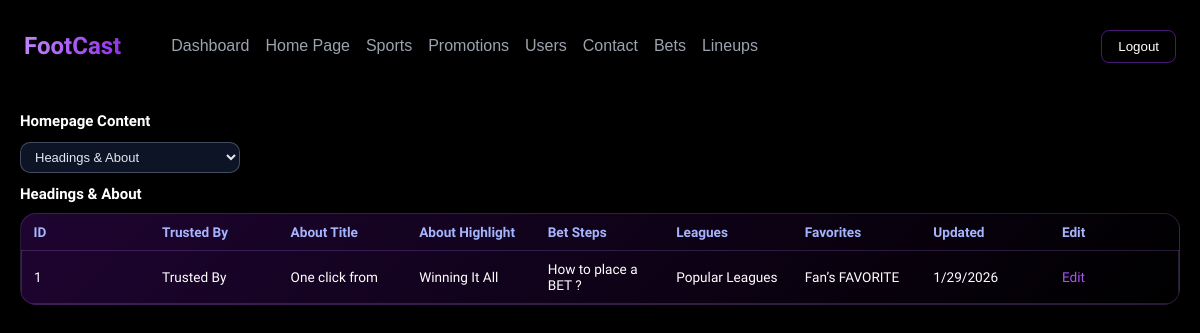
The page /admin-dashboard/homepage.php?section=sections (signed in) on the database its author committed.
### tables this page shows
CREATE TABLE `home_page_sections` (
  `id` int(11) NOT NULL,
  `trusted_by_title` varchar(120) NOT NULL,
  `about_title` varchar(180) NOT NULL,
  `about_highlight` varchar(120) NOT NULL,
  `about_body` text NOT NULL,
  `bet_steps_title` varchar(160) NOT NULL,
  `popular_leagues_title` varchar(120) NOT NULL,
  `favorites_title` varchar(120) NOT NULL,
  `created_at` timestamp NOT NULL DEFAULT current_timestamp(),
  `updated_at` timestamp NOT NULL DEFAULT current_timestamp() ON UPDATE current_timestamp()
);

### admin-dashboard/assets/includes/HomepageRepository.php (called while the page is built, shortened)
<?php
final class HomepageRepository{
    private mysqli $db;
    public function __construct(mysqli $db){
        $this->db = $db;
    }
    public function getSectionsRows(): array{
        $stmt = $this->db->prepare(
            'SELECT id, trusted_by_title, about_title, about_highlight, bet_steps_title, popular_leagues_title, favorites_title, updated_at
             FROM home_page_sections
             ORDER BY id DESC'
        );
        return $this->fetchAll($stmt);
    }
    private function fetchAll(?mysqli_stmt $stmt): array{
        $stmt->execute();
        $result = $stmt->get_result();
        $rows = [];
        if ($result) {
            while ($row = $result->fetch_assoc()) {
                $rows[] = $row;
            }
        }
        return $rows;
    }
}

### admin-dashboard/homepage.php (the view, shortened to what this page needs)
<?php
    require_once __DIR__ . '/assets/includes/HomepageRepository.php';
    $db = footcast_db();
    $homepageRepository = new HomepageRepository($db);
    $activeSection = isset($_GET['section']) ? (string) $_GET['section'] : '';
    $sectionsRows = $homepageRepository->getSectionsRows();
?>
<!DOCTYPE html>
<html lang="en">
<head>
    <link rel="stylesheet" href="../assets/css/style.css">
    <link rel="stylesheet" href="./assets/css/admin.css">
    <link rel="stylesheet" href="./assets/css/lineups.css">
</head>
<body>
    <?php include("./assets/php/header.php"); ?>
    <main class="admin-main">
        <section class="admin-section admin-section-active">
            <div class="admin-section-header">
                <div>
                    <h2>Homepage Content</h2>
                </div>
            </div>
            <div class="admin-filter-bar">
                <select class="admin-select" id="homepage-section-select">
                    <?php
                        $sectionOptions = [
                            'hero' => 'Hero',
                            'sections' => 'Headings & About',
                            'steps' => 'Bet Steps',
                            'banner' => 'Banner',
                            'leagues' => 'Leagues',
                            'favorites' => 'Favorites',
                        ];
                    ?>
                    <?php foreach ($sectionOptions as $value => $label): ?>
                        <option value="<?php echo htmlspecialchars($value, ENT_QUOTES, 'UTF-8'); ?>" <?php echo $activeSection === $value ? 'selected' : ''; ?>>
                            <?php echo htmlspecialchars($label, ENT_QUOTES, 'UTF-8'); ?>
                        </option>
                    <?php endforeach; ?>
                </select>
            </div>
            <div class="lineup-section<?php echo $activeSection === 'sections' ? ' is-active' : ''; ?>" data-section="sections">
                <div class="admin-section-header">
                    <div>
                        <h2>Headings & About</h2>
                    </div>
                </div>
                <div class="admin-table-wrapper">
                    <table class="admin-table">
                        <thead>
                            <tr>
                                <th>ID</th>
                                <th>Trusted By</th>
                                <th>About Title</th>
                                <th>About Highlight</th>
                                <th>Bet Steps</th>
                                <th>Leagues</th>
                                <th>Favorites</th>
                                <th>Updated</th>
                                <th>Edit</th>
                            </tr>
                        </thead>
                        <tbody>
                            <?php if (empty($sectionsRows)): ?>
                                <tr>
                                    <td colspan="9" class="admin-empty-cell">No section rows found.</td>
                                </tr>
                            <?php else: ?>
                                <?php foreach ($sectionsRows as $row): ?>
                                    <tr>
                                        <td data-label="ID"><?php echo (int) $row['id']; ?></td>
                                        <td data-label="Trusted By"><?php echo htmlspecialchars($row['trusted_by_title'], ENT_QUOTES, 'UTF-8'); ?></td>
                                        <td data-label="About Title"><?php echo htmlspecialchars($row['about_title'], ENT_QUOTES, 'UTF-8'); ?></td>
                                        <td data-label="About Highlight"><?php echo htmlspecialchars($row['about_highlight'], ENT_QUOTES, 'UTF-8'); ?></td>
                                        <td data-label="Bet Steps"><?php echo htmlspecialchars($row['bet_steps_title'], ENT_QUOTES, 'UTF-8'); ?></td>
                                        <td data-label="Leagues"><?php echo htmlspecialchars($row['popular_leagues_title'], ENT_QUOTES, 'UTF-8'); ?></td>
                                        <td data-label="Favorites"><?php echo htmlspecialchars($row['favorites_title'], ENT_QUOTES, 'UTF-8'); ?></td>
                                        <td data-label="Updated"><?php echo htmlspecialchars(date('n/j/Y', strtotime($row['updated_at'])), ENT_QUOTES, 'UTF-8'); ?></td>
                                        <td data-label="Edit">
                                            <a class="admin-link" href="edit/edit_homepage.php?type=sections&id=<?php echo (int) $row['id']; ?>">Edit</a>
                                        </td>
                                    </tr>
                                <?php endforeach; ?>
                            <?php endif; ?>
                        </tbody>
                    </table>
                </div>
            </div>
        </section>
    </main>
</body>
</html>

### assets/css/style.css (style rules this page uses)
* { box-sizing: border-box; }
body { margin: 0; font-family: "Krona One", sans-serif; background: #000; color: #fff; padding-top: 80px; overflow-x: hidden; -webkit-font-smoothing: antialiased; -moz-osx-font-smoothing: grayscale; }
h1,h2,h3,h4,h5,h6 { font-family: "Krona One", sans-serif; }

### admin-dashboard/assets/css/admin.css (style rules this page uses)
body { background: black; min-height: 100vh; margin: 0; }
.admin-main { margin: 32px auto 40px; padding: 0 20px 40px; max-width: 1700px; }
.admin-section { display: none; margin-top: 12px; }
.admin-section-active { display: block; }
.admin-section-header { display: flex; justify-content: space-between; align-items: flex-end; margin-bottom: 12px; }
.admin-section-header h2 { margin: 0 0 4px; font-size: 17.6px; }
.admin-link { color: #a855f7; text-decoration: none; font-size: 13.6px; }

### admin-dashboard/assets/css/lineups.css (style rules this page uses)
.admin-main { margin: 32px auto 40px; padding: 0 20px 40px; max-width: 1700px; }
.admin-section { display: none; margin-top: 12px; }
.admin-section-active { display: block; }
.admin-section-header { display: flex; justify-content: space-between; align-items: flex-end; margin-bottom: 8px; }
.admin-section-header h2 { margin: 0 0 2px; font-size: 15px; }
.admin-input, .admin-select { background: rgba(15, 23, 42, 0.9); border: 1px solid rgba(148, 163, 184, 0.4); border-radius: 10px; padding: 10px 12px; color: #e2e8f0; font-size: 14px; width: 100%; box-sizing: border-box; }
.admin-link { color: #a855f7; text-decoration: none; font-size: 13.6px; }
.admin-filter-bar { display: flex; align-items: center; gap: 12px; margin: 10px 0 12px; color: #cbd5f5; font-size: 13.6px; }
.admin-filter-bar .admin-select { max-width: 220px; padding: 6px 10px; font-size: 13px; }
.lineup-section { display: none; }
.lineup-section.is-active { display: block; }
.admin-table-wrapper { background: linear-gradient(135deg, #7611bf42 0%, #000000 100%); box-shadow: 0 5px 20px rgba(0, 0, 0, 0.4); border: 1px solid rgba(192, 132, 252, 0.2); border-radius: 16px; overflow-x: auto; overflow-y: visible; width: 100%; max-width: 100%; }
.admin-table { width: 100%; max-width: 100%; border-collapse: collapse; font-size: 13.6px; table-layout: fixed; word-break: break-word; }
.admin-table th, .admin-table td { padding: 10px 12px; text-align: left; }
.admin-table th { font-weight: 600; color: #a5b4fc; }
.admin-table tbody tr:nth-child(odd) { border: 1px solid rgba(192, 132, 252, 0.2); }

### rows shown on the page
home_page_sections: id "1", trusted_by_title "Trusted By", about_title "One click from", about_highlight "Winning It All", bet_steps_title "How to place a BET ?", popular_leagues_title "Popular Leagues", favorites_title "Fan’s FAVORITE", updated_at "1/29/2026"

### other values the page prints
form field value "Headings & About"
